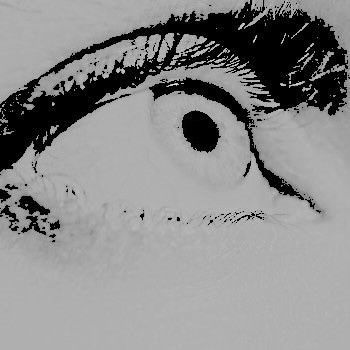
#> input picture picture.jpg, 350 x 350 px
$ python round_off_pixel.py
#> lines starting #> are read from the running program, lines starting #| are printed output that depends on the picture; after the words box and inside, x2 and y2 are one past the last pixel; in counts of white or black regions, pixels touching at a corner belong together
import numpy as np
from PIL import Image
import matplotlib.pyplot as plt
import numba

# Open the image form working directory
path = "picture.jpg"
image = Image.open(path)
#> image is the input picture: PIL image 350x350 RGB; min 0, max 250, mean 139
data = np.array(image).astype(np.float32) / 255.
if len(data.shape)==2:
    data = data[:,:,np.newaxis]

data_rounded = np.round(data)
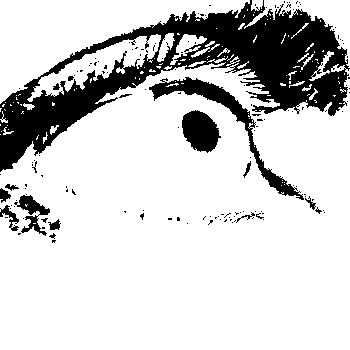
#> data_rounded: shape (350, 350, 3) float32; values 0 (black) and 1 (white), 80.9% white; 148 black regions (133 under 20 px), largest, box (x1, y1, x2, y2) and area: (0, 0, 350, 172) 18507, (149, 77, 304, 200) 2153, (182, 110, 221, 153) 1159
plt.imshow(data_rounded[:,:,0], cmap='Greys_r')
plt.show()
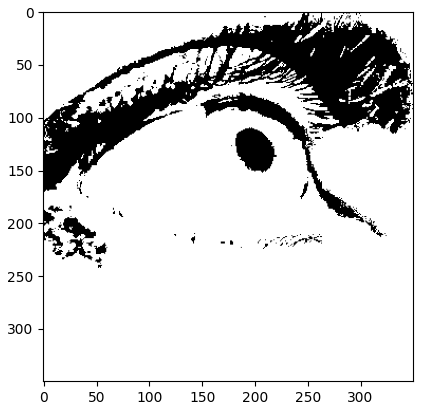
#> figure drawn by matplotlib, 1 panel
